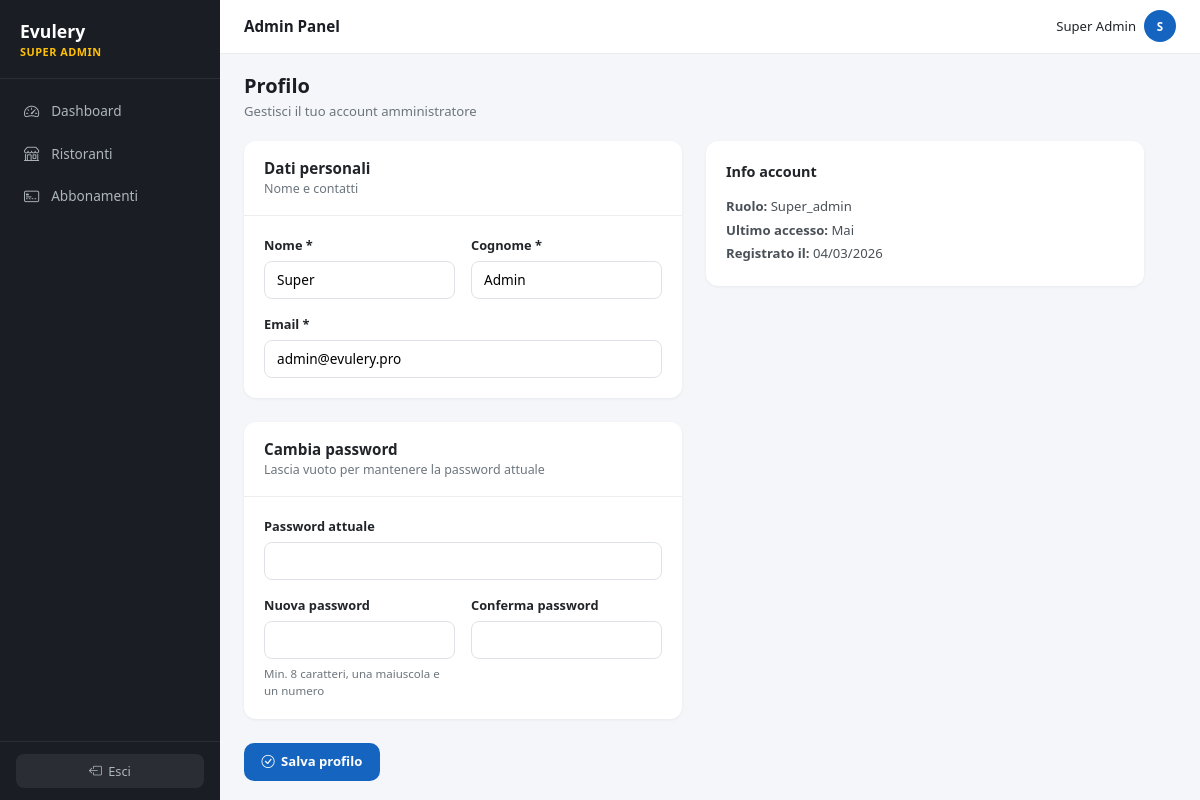
/admin/profile (signed in), run on the app's committed database.
### tables this page shows
CREATE TABLE IF NOT EXISTS `users` (
    `id`                INT UNSIGNED AUTO_INCREMENT PRIMARY KEY,
    `tenant_id`         INT UNSIGNED DEFAULT NULL,
    `email`             VARCHAR(255) NOT NULL UNIQUE,
    `password_hash`     VARCHAR(255) NOT NULL,
    `first_name`        VARCHAR(100) NOT NULL,
    `last_name`         VARCHAR(100) NOT NULL,
    `role`              ENUM('super_admin','owner','staff') NOT NULL DEFAULT 'owner',
    `is_active`         TINYINT(1) NOT NULL DEFAULT 1,
    `last_login_at`     DATETIME DEFAULT NULL,
    `created_at`        DATETIME NOT NULL DEFAULT CURRENT_TIMESTAMP,
    `updated_at`        DATETIME NOT NULL DEFAULT CURRENT_TIMESTAMP ON UPDATE CURRENT_TIMESTAMP,

    INDEX `idx_tenant_id` (`tenant_id`),
    INDEX `idx_email` (`email`),
    FOREIGN KEY (`tenant_id`) REFERENCES `tenants`(`id`) ON DELETE CASCADE
);

### app/Controllers/ProfileController.php (called while the page is built, shortened)
<?php
class ProfileController
{
    public function show(Request $request): void
    {
        $user = (new User())->findById(Auth::id());
        $layout = Auth::isSuperAdmin() ? 'admin' : 'dashboard';
        $view = Auth::isSuperAdmin() ? 'admin/profile' : 'dashboard/profile';
        view($view, [
            'title'      => 'Profilo',
            'activeMenu' => 'profile',
            'user'       => $user,
        ], $layout);
    }
}

### app/Core/App.php (called while the page is built, shortened)
<?php
class App
{
    private Router $router;
    private Request $request;
    public function __construct()
    {
        $this->request = new Request();
        $this->router = new Router();
    }
    public function run(): void
    {
        $method = $this->request->method();
        $uri = $this->request->uri();
        $match = $this->router->resolve($method, $uri);
        $this->request->setParams($match['params']);
        [$controllerClass, $action] = $match['handler'];
        $controller = new $controllerClass();
        $controller->$action($this->request);
    }
}

### public/index.php (called while the page is built, shortened)
<?php
try {
    $app = new \App\Core\App();
    $app->boot();
    $app->run();
} catch (\Throwable $e) {
    app_log($e->getMessage() . ' in ' . $e->getFile() . ':' . $e->getLine(), 'error');
    \App\Core\Response::serverError($e->getMessage());
}

### app/Helpers/functions.php (called while the page is built, shortened)
<?php
function env(string $key, mixed $default = null): mixed
{
    return $_ENV[$key] ?? $default;
}
function url(string $path = ''): string
{
    $base = rtrim(env('APP_URL', ''), '/');
    return $base . '/' . ltrim($path, '/');
}
function e(?string $value): string
{
    return htmlspecialchars($value ?? '', ENT_QUOTES, 'UTF-8');
}
function format_date(string $date, string $format = 'd/m/Y'): string
{
    return date($format, strtotime($date));
}

### config/database.php (called while the page is built)
<?php
return [
    'host' => env('DB_HOST', 'localhost'),
    'port' => env('DB_PORT', '3306'),
    'name' => env('DB_NAME', 'evulery_pro'),
    'user' => env('DB_USER', 'root'),
    'pass' => env('DB_PASS', ''),
];

### app/Core/Database.php (called while the page is built, shortened)
<?php
class Database
{
    private static ?PDO $instance = null;
    public static function connect(): PDO
    {
        if (self::$instance === null) {
            $config = require BASE_PATH . '/config/database.php';
            $dsn = sprintf(
                'mysql:host=%s;port=%s;dbname=%s;charset=utf8mb4',
                $config['host'],
                $config['port'],
                $config['name']
            );
            try {
                self::$instance = new PDO($dsn, $config['user'], $config['pass'], [
                    PDO::ATTR_ERRMODE            => PDO::ERRMODE_EXCEPTION,
                    PDO::ATTR_DEFAULT_FETCH_MODE  => PDO::FETCH_ASSOC,
                    PDO::ATTR_EMULATE_PREPARES    => false,
                    PDO::MYSQL_ATTR_INIT_COMMAND  => "SET NAMES utf8mb4 COLLATE utf8mb4_general_ci",
                ]);
            } catch (PDOException $e) {
                if (env('APP_DEBUG', false)) {
                    die('Database connection failed: ' . $e->getMessage());
                }
                die('Database connection failed.');
            }
        }
        return self::$instance;
    }
    public static function getInstance(): PDO
    {
        return self::connect();
    }
}

### app/Core/Session.php (called while the page is built, shortened)
<?php
class Session
{
    public static function get(string $key, mixed $default = null): mixed
    {
        return $_SESSION[$key] ?? $default;
    }
}

### app/Core/Auth.php (called while the page is built, shortened)
<?php
class Auth
{
    public static function id(): ?int
    {
        return Session::get('user_id');
    }
}

### app/Models/User.php (called while the page is built, shortened)
<?php
class User
{
    private PDO $db;
    public function __construct()
    {
        $this->db = Database::getInstance();
    }
    public function findById(int $id): ?array
    {
        $stmt = $this->db->prepare('SELECT * FROM users WHERE id = :id LIMIT 1');
        $stmt->execute(['id' => $id]);
        return $stmt->fetch() ?: null;
    }
}

### views/admin/profile.php (the view, shortened to what this page needs)
<div class="admin-page-header">
    <div>
        <h1 class="admin-page-title">Profilo</h1>
        <p class="admin-page-sub" style="margin-bottom:0;">Gestisci il tuo account amministratore</p>
    </div>
</div>
<div style="display:grid; grid-template-columns:1fr 1fr; gap:1.5rem; max-width:900px;">
    <div style="grid-column:1/2;">
        <form method="POST" action="<?= url('admin/profile') ?>">
            <div class="adm-card" style="margin-bottom:1.5rem;">
                <div style="padding:1rem 1.25rem;border-bottom:1px solid #eee;">
                    <div style="font-weight:600;font-size:.95rem;">Dati personali</div>
                    <div style="font-size:.78rem;color:#6c757d;">Nome e contatti</div>
                </div>
                <div style="padding:1.25rem;">
                    <div style="display:grid;grid-template-columns:1fr 1fr;gap:1rem;margin-bottom:1rem;">
                        <div>
                            <label style="display:block;font-size:.8rem;font-weight:600;margin-bottom:.35rem;">Nome *</label>
                            <input type="text" name="first_name" value="<?= e($user['first_name'] ?? '') ?>" required
                                   style="width:100%;padding:.5rem .75rem;border:1px solid #dee2e6;border-radius:8px;font-size:.85rem;">
                        </div>
                        <div>
                            <label style="display:block;font-size:.8rem;font-weight:600;margin-bottom:.35rem;">Cognome *</label>
                            <input type="text" name="last_name" value="<?= e($user['last_name'] ?? '') ?>" required
                                   style="width:100%;padding:.5rem .75rem;border:1px solid #dee2e6;border-radius:8px;font-size:.85rem;">
                        </div>
                    </div>
                    <div>
                        <label style="display:block;font-size:.8rem;font-weight:600;margin-bottom:.35rem;">Email *</label>
                        <input type="email" name="email" value="<?= e($user['email'] ?? '') ?>" required
                               style="width:100%;padding:.5rem .75rem;border:1px solid #dee2e6;border-radius:8px;font-size:.85rem;">
                    </div>
                </div>
            </div>
            <div class="adm-card" style="margin-bottom:1.5rem;">
                <div style="padding:1rem 1.25rem;border-bottom:1px solid #eee;">
                    <div style="font-weight:600;font-size:.95rem;">Cambia password</div>
                    <div style="font-size:.78rem;color:#6c757d;">Lascia vuoto per mantenere la password attuale</div>
                </div>
                <div style="padding:1.25rem;">
                    <div style="margin-bottom:1rem;">
                        <label style="display:block;font-size:.8rem;font-weight:600;margin-bottom:.35rem;">Password attuale</label>
                        <input type="password" name="current_password" autocomplete="current-password"
                               style="width:100%;padding:.5rem .75rem;border:1px solid #dee2e6;border-radius:8px;font-size:.85rem;">
                    </div>
                    <div style="display:grid;grid-template-columns:1fr 1fr;gap:1rem;">
                        <div>
                            <label style="display:block;font-size:.8rem;font-weight:600;margin-bottom:.35rem;">Nuova password</label>
                            <input type="password" name="new_password" autocomplete="new-password"
                                   style="width:100%;padding:.5rem .75rem;border:1px solid #dee2e6;border-radius:8px;font-size:.85rem;">
                            <div style="font-size:.72rem;color:#6c757d;margin-top:.35rem;">Min. 8 caratteri, una maiuscola e un numero</div>
                        </div>
                        <div>
                            <label style="display:block;font-size:.8rem;font-weight:600;margin-bottom:.35rem;">Conferma password</label>
                            <input type="password" name="confirm_password" autocomplete="new-password"
                                   style="width:100%;padding:.5rem .75rem;border:1px solid #dee2e6;border-radius:8px;font-size:.85rem;">
                        </div>
                    </div>
                </div>
            </div>
            <button type="submit" class="adm-btn adm-btn-primary">
                <i class="bi bi-check-circle"></i> Salva profilo
            </button>
        </form>
    </div>
    <div style="grid-column:2/3;">
        <div class="adm-card">
            <div style="padding:1.25rem;">
                <div style="font-weight:600;font-size:.9rem;margin-bottom:.75rem;">Info account</div>
                <div style="font-size:.82rem;color:#495057;line-height:1.8;">
                    <strong>Ruolo:</strong> <?= e(ucfirst($user['role'] ?? '')) ?><br>
                    <strong>Ultimo accesso:</strong> <?= !empty($user['last_login_at']) ? format_date($user['last_login_at'], 'd/m/Y H:i') : 'Mai' ?><br>
                    <strong>Registrato il:</strong> <?= format_date($user['created_at'], 'd/m/Y') ?>
                </div>
            </div>
        </div>
    </div>
</div>

### public/assets/css/admin.css (style rules this page uses)
:root { --sidebar-w: 220px; --brand: #00844A; --brand-light: #E8F5E9; --brand-dark: #006837; --admin-accent: #1565C0; --admin-accent-dark: #0D47A1; }
body { background: #f5f6fa; font-family: system-ui, -apple-system, sans-serif; margin: 0; }
.admin-page-title { font-size: 1.25rem; font-weight: 700; color: #1a1d23; margin: 0 0 .25rem; }
.admin-page-sub { font-size: .82rem; color: #6c757d; margin: 0 0 1.25rem; }
.admin-page-header { display: flex; align-items: center; justify-content: space-between; margin-bottom: 1.25rem; }
.adm-card { background: #fff; border: none; border-radius: 12px; box-shadow: 0 1px 3px rgba(0,0,0,.06); overflow: hidden; margin-bottom: 1.25rem; }
.adm-btn { display: inline-flex; align-items: center; gap: .4rem; padding: .55rem 1.1rem; border-radius: 10px; font-size: .82rem; font-weight: 600; text-decoration: none; cursor: pointer; transition: all .15s; border: none; }
.adm-btn-primary { background: var(--admin-accent); color: #fff; }

### data on the page
users: first_name "Super", last_name "Admin", email "admin@evulery.pro", role "Super_admin", created_at "04/03/2026"

### other printed values
env('APP_NAME', 'Evulery') "Evulery"
auth()['name'] "Super Admin"
substr(auth()['name'] ?? 'A', 0, 1) "S"
